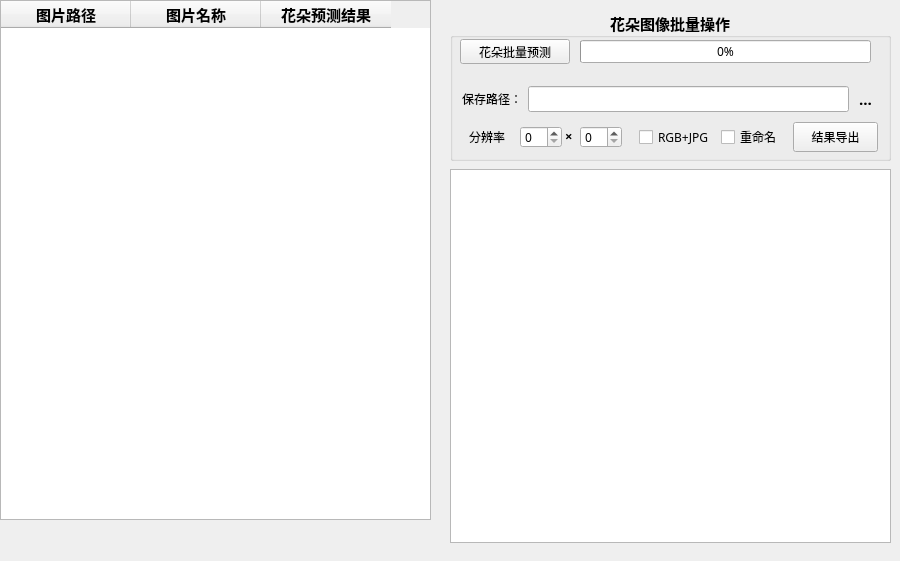
    <widget class="QWidget" name="tab2">
     <attribute name="title">
      <string>批量预测</string>
     </attribute>
     <widget class="QTableWidget" name="tableWidget">
      <property name="geometry">
       <rect>
        <x>0</x>
        <y>0</y>
        <width>431</width>
        <height>520</height>
       </rect>
      </property>
      <property name="contextMenuPolicy">
       <enum>Qt::CustomContextMenu</enum>
      </property>
      <property name="whatsThis">
       <string/>
      </property>
      <property name="editTriggers">
       <set>QAbstractItemView::NoEditTriggers</set>
      </property>
      <property name="alternatingRowColors">
       <bool>true</bool>
      </property>
      <property name="selectionBehavior">
       <enum>QAbstractItemView::SelectRows</enum>
      </property>
      <property name="iconSize">
       <size>
        <width>24</width>
        <height>24</height>
       </size>
      </property>
      <property name="showGrid">
       <bool>true</bool>
      </property>
      <property name="sortingEnabled">
       <bool>true</bool>
      </property>
      <property name="columnCount">
       <number>3</number>
      </property>
      <attribute name="horizontalHeaderMinimumSectionSize">
       <number>30</number>
      </attribute>
      <attribute name="horizontalHeaderDefaultSectionSize">
       <number>130</number>
      </attribute>
      <attribute name="verticalHeaderVisible">
       <bool>true</bool>
      </attribute>
      <attribute name="verticalHeaderDefaultSectionSize">
       <number>30</number>
      </attribute>
      <attribute name="verticalHeaderShowSortIndicator" stdset="0">
       <bool>true</bool>
      </attribute>
      <column>
       <property name="text">
        <string>图片路径</string>
       </property>
       <property name="font">
        <font>
         <family>华文细黑</family>
         <pointsize>11</pointsize>
         <bold>true</bold>
        </font>
       </property>
       <property name="icon">
        <iconset>
         <normaloff>images/文件夹.png</normaloff>images/文件夹.png</iconset>
       </property>
      </column>
      <column>
       <property name="text">
        <string>图片名称</string>
       </property>
       <property name="font">
        <font>
         <family>华文细黑</family>
         <pointsize>11</pointsize>
         <bold>true</bold>
        </font>
       </property>
       <property name="icon">
        <iconset>
         <normaloff>images/图片.png</normaloff>images/图片.png</iconset>
       </property>
      </column>
      <column>
       <property name="text">
        <string>花朵预测结果</string>
       </property>
       <property name="font">
        <font>
         <family>华文细黑</family>
         <pointsize>11</pointsize>
         <bold>true</bold>
        </font>
       </property>
       <property name="icon">
        <iconset>
         <normaloff>images/花朵.png</normaloff>images/花朵.png</iconset>
       </property>
      </column>
     </widget>
     <widget class="QPushButton" name="clearTableButton">
      <property name="geometry">
       <rect>
        <x>403</x>
        <y>519</y>
        <width>30</width>
        <height>30</height>
       </rect>
      </property>
      <property name="sizePolicy">
       <sizepolicy hsizetype="Fixed" vsizetype="Fixed">
        <horstretch>0</horstretch>
        <verstretch>0</verstretch>
       </sizepolicy>
      </property>
      <property name="minimumSize">
       <size>
        <width>30</width>
        <height>30</height>
       </size>
      </property>
      <property name="maximumSize">
       <size>
        <width>30</width>
        <height>30</height>
       </size>
      </property>
      <property name="cursor">
       <cursorShape>PointingHandCursor</cursorShape>
      </property>
      <property name="toolTip">
       <string>一键清空</string>
      </property>
      <property name="text">
       <string/>
      </property>
      <property name="icon">
       <iconset>
        <normaloff>images/删除.png</normaloff>images/删除.png</iconset>
      </property>
      <property name="iconSize">
       <size>
        <width>24</width>
        <height>24</height>
       </size>
      </property>
      <property name="flat">
       <bool>true</bool>
      </property>
     </widget>
     <widget class="QGroupBox" name="groupBox_2">
      <property name="geometry">
       <rect>
        <x>450</x>
        <y>10</y>
        <width>441</width>
        <height>151</height>
       </rect>
      </property>
      <property name="font">
       <font>
        <family>微软雅黑</family>
        <pointsize>11</pointsize>
        <bold>true</bold>
       </font>
      </property>
      <property name="title">
       <string>花朵图像批量操作</string>
      </property>
      <property name="alignment">
       <set>Qt::AlignCenter</set>
      </property>
      <property name="flat">
       <bool>true</bool>
      </property>
      <widget class="QPushButton" name="batchPredictButton">
       <property name="geometry">
        <rect>
         <x>10</x>
         <y>29</y>
         <width>110</width>
         <height>25</height>
        </rect>
       </property>
       <property name="sizePolicy">
        <sizepolicy hsizetype="Fixed" vsizetype="Expanding">
         <horstretch>0</horstretch>
         <verstretch>0</verstretch>
        </sizepolicy>
       </property>
       <property name="minimumSize">
        <size>
         <width>110</width>
         <height>25</height>
        </size>
       </property>
       <property name="maximumSize">
        <size>
         <width>110</width>
         <height>25</height>
        </size>
       </property>
       <property name="font">
        <font>
         <family>微软雅黑</family>
         <pointsize>9</pointsize>
         <bold>false</bold>
        </font>
       </property>
       <property name="cursor">
        <cursorShape>PointingHandCursor</cursorShape>
       </property>
       <property name="text">
        <string>花朵批量预测</string>
       </property>
       <property name="icon">
        <iconset>
         <normaloff>images/Image 图像识别.png</normaloff>images/Image 图像识别.png</iconset>
       </property>
       <property name="iconSize">
        <size>
         <width>24</width>
         <height>24</height>
        </size>
       </property>
       <property name="flat">
        <bool>false</bool>
       </property>
      </widget>
      <widget class="QProgressBar" name="progressBar2">
       <property name="geometry">
        <rect>
         <x>130</x>
         <y>30</y>
         <width>291</width>
         <height>23</height>
        </rect>
       </property>
       <property name="font">
        <font>
         <family>微软雅黑</family>
         <pointsize>9</pointsize>
         <bold>false</bold>
        </font>
       </property>
       <property name="value">
        <number>0</number>
       </property>
      </widget>
      <widget class="QLabel" name="label">
       <property name="geometry">
        <rect>
         <x>12</x>
         <y>81</y>
         <width>60</width>
         <height>16</height>
        </rect>
       </property>
       <property name="font">
        <font>
         <family>微软雅黑</family>
         <pointsize>9</pointsize>
         <bold>false</bold>
        </font>
       </property>
       <property name="text">
        <string>保存路径：</string>
       </property>
      </widget>
      <widget class="QLineEdit" name="savePathLineEdit">
       <property name="geometry">
        <rect>
         <x>78</x>
         <y>76</y>
         <width>321</width>
         <height>26</height>
        </rect>
       </property>
       <property name="font">
        <font>
         <family>微软雅黑</family>
         <pointsize>9</pointsize>
         <bold>false</bold>
        </font>
       </property>
       <property name="toolTip">
        <string>输入保存路径</string>
       </property>
      </widget>
      <widget class="QToolButton" name="getDirectoryButton">
       <property name="geometry">
        <rect>
         <x>400</x>
         <y>74</y>
         <width>31</width>
         <height>30</height>
        </rect>
       </property>
       <property name="cursor">
        <cursorShape>PointingHandCursor</cursorShape>
       </property>
       <property name="toolTip">
        <string>选择保存路径</string>
       </property>
       <property name="text">
        <string>...</string>
       </property>
       <property name="icon">
        <iconset>
         <normaloff>images/文件夹.png</normaloff>images/文件夹.png</iconset>
       </property>
       <property name="iconSize">
        <size>
         <width>24</width>
         <height>24</height>
        </size>
       </property>
       <property name="autoRaise">
        <bool>true</bool>
       </property>
      </widget>
      <widget class="QPushButton" name="batchExportButton">
       <property name="geometry">
        <rect>
         <x>343</x>
         <y>112</y>
         <width>85</width>
         <height>30</height>
        </rect>
       </property>
       <property name="sizePolicy">
        <sizepolicy hsizetype="Fixed" vsizetype="Expanding">
         <horstretch>0</horstretch>
         <verstretch>0</verstretch>
        </sizepolicy>
       </property>
       <property name="minimumSize">
        <size>
         <width>85</width>
         <height>30</height>
        </size>
       </property>
       <property name="maximumSize">
        <size>
         <width>85</width>
         <height>30</height>
        </size>
       </property>
       <property name="font">
        <font>
         <family>微软雅黑</family>
         <pointsize>9</pointsize>
         <bold>false</bold>
        </font>
       </property>
       <property name="cursor">
        <cursorShape>PointingHandCursor</cursorShape>
       </property>
       <property name="toolTip">
        <string>以文件夹方式批量导出</string>
       </property>
       <property name="layoutDirection">
        <enum>Qt::LeftToRight</enum>
       </property>
       <property name="autoFillBackground">
        <bool>false</bool>
       </property>
       <property name="text">
        <string>结果导出</string>
       </property>
       <property name="icon">
        <iconset>
         <normaloff>images/批量导出.png</normaloff>images/批量导出.png</iconset>
       </property>
       <property name="iconSize">
        <size>
         <width>24</width>
         <height>24</height>
        </size>
       </property>
       <property name="flat">
        <bool>false</bool>
       </property>
      </widget>
      <widget class="QCheckBox" name="convertModeCheckBox">
       <property name="geometry">
        <rect>
         <x>189</x>
         <y>117</y>
         <width>81</width>
         <height>20</height>
        </rect>
       </property>
       <property name="font">
        <font>
         <family>微软雅黑</family>
         <pointsize>9</pointsize>
         <bold>false</bold>
        </font>
       </property>
       <property name="toolTip">
        <string>&lt;html&gt;&lt;head/&gt;&lt;body&gt;&lt;p&gt;将图片转换为&lt;span style=&quot; font-weight:700; color:#ff0000;&quot;&gt;R&lt;/span&gt;&lt;span style=&quot; font-weight:700; color:#00ff00;&quot;&gt;G&lt;/span&gt;&lt;span style=&quot; font-weight:700; color:#0000ff;&quot;&gt;B&lt;/span&gt;&lt;span style=&quot; color:#000000;&quot;&gt;色彩模式并以JPG格式保存&lt;/span&gt;&lt;/p&gt;&lt;/body&gt;&lt;/html&gt;</string>
       </property>
       <property name="text">
        <string>RGB+JPG</string>
       </property>
      </widget>
      <widget class="QCheckBox" name="batchRenameCheckBox">
       <property name="geometry">
        <rect>
         <x>271</x>
         <y>117</y>
         <width>61</width>
         <height>20</height>
        </rect>
       </property>
       <property name="font">
        <font>
         <family>微软雅黑</family>
         <pointsize>9</pointsize>
         <bold>false</bold>
        </font>
       </property>
       <property name="toolTip">
        <string>以预测的分类结果命名：sunflower.jpg</string>
       </property>
       <property name="text">
        <string>重命名</string>
       </property>
      </widget>
      <widget class="QSpinBox" name="spinBox_width_2">
       <property name="geometry">
        <rect>
         <x>70</x>
         <y>116</y>
         <width>42</width>
         <height>22</height>
        </rect>
       </property>
       <property name="font">
        <font>
         <family>微软雅黑</family>
         <pointsize>9</pointsize>
         <bold>false</bold>
        </font>
       </property>
       <property name="acceptDrops">
        <bool>true</bool>
       </property>
       <property name="maximum">
        <number>1000</number>
       </property>
      </widget>
      <widget class="QLabel" name="label_res_2">
       <property name="geometry">
        <rect>
         <x>19</x>
         <y>119</y>
         <width>41</width>
         <height>16</height>
        </rect>
       </property>
       <property name="font">
        <font>
         <family>微软雅黑</family>
         <pointsize>9</pointsize>
         <bold>false</bold>
        </font>
       </property>
       <property name="text">
        <string>分辨率：</string>
       </property>
      </widget>
      <widget class="QLabel" name="label_9">
       <property name="geometry">
        <rect>
         <x>115</x>
         <y>118</y>
         <width>16</width>
         <height>16</height>
        </rect>
       </property>
       <property name="font">
        <font>
         <family>微软雅黑</family>
         <pointsize>10</pointsize>
         <bold>true</bold>
        </font>
       </property>
       <property name="text">
        <string>×</string>
       </property>
      </widget>
      <widget class="QSpinBox" name="spinBox_height_2">
       <property name="geometry">
        <rect>
         <x>130</x>
         <y>116</y>
         <width>42</width>
         <height>22</height>
        </rect>
       </property>
       <property name="font">
        <font>
         <family>微软雅黑</family>
         <pointsize>9</pointsize>
         <bold>false</bold>
        </font>
       </property>
       <property name="acceptDrops">
        <bool>true</bool>
       </property>
       <property name="maximum">
        <number>1000</number>
       </property>
      </widget>
     </widget>
     <widget class="QLabel" name="batchImportLabel">
      <property name="geometry">
       <rect>
        <x>9</x>
        <y>531</y>
        <width>351</width>
        <height>21</height>
       </rect>
      </property>
      <property name="font">
       <font>
        <family>华文细黑</family>
        <pointsize>11</pointsize>
        <bold>false</bold>
       </font>
      </property>
      <property name="text">
       <string/>
      </property>
     </widget>
     <widget class="QPushButton" name="batchChooseButton">
      <property name="geometry">
       <rect>
        <x>370</x>
        <y>519</y>
        <width>30</width>
        <height>30</height>
       </rect>
      </property>
      <property name="sizePolicy">
       <sizepolicy hsizetype="Fixed" vsizetype="Fixed">
        <horstretch>0</horstretch>
        <verstretch>0</verstretch>
       </sizepolicy>
      </property>
      <property name="minimumSize">
       <size>
        <width>30</width>
        <height>30</height>
       </size>
      </property>
      <property name="maximumSize">
       <size>
        <width>30</width>
        <height>30</height>
       </size>
      </property>
      <property name="cursor">
       <cursorShape>PointingHandCursor</cursorShape>
      </property>
      <property name="toolTip">
       <string>批量导入</string>
      </property>
      <property name="text">
       <string/>
      </property>
      <property name="icon">
       <iconset>
        <normaloff>images/导入.png</normaloff>images/导入.png</iconset>
      </property>
      <property name="iconSize">
       <size>
        <width>24</width>
        <height>24</height>
       </size>
      </property>
      <property name="flat">
       <bool>true</bool>
      </property>
     </widget>
     <widget class="QTextEdit" name="statisticsTextEdit">
      <property name="geometry">
       <rect>
        <x>450</x>
        <y>169</y>
        <width>441</width>
        <height>374</height>
       </rect>
      </property>
      <property name="font">
       <font>
        <family>微软雅黑</family>
        <pointsize>10</pointsize>
        <bold>false</bold>
       </font>
      </property>
      <property name="contextMenuPolicy">
       <enum>Qt::CustomContextMenu</enum>
      </property>
      <property name="toolTip">
       <string>预测信息展示</string>
      </property>
      <property name="readOnly">
       <bool>true</bool>
      </property>
     </widget>
     <widget class="QPushButton" name="statisticsButton">
      <property name="geometry">
       <rect>
        <x>838</x>
        <y>511</y>
        <width>30</width>
        <height>30</height>
       </rect>
      </property>
      <property name="sizePolicy">
       <sizepolicy hsizetype="Fixed" vsizetype="Fixed">
        <horstretch>0</horstretch>
        <verstretch>0</verstretch>
       </sizepolicy>
      </property>
      <property name="minimumSize">
       <size>
        <width>30</width>
        <height>30</height>
       </size>
      </property>
      <property name="maximumSize">
       <size>
        <width>30</width>
        <height>30</height>
       </size>
      </property>
      <property name="cursor">
       <cursorShape>PointingHandCursor</cursorShape>
      </property>
      <property name="toolTip">
       <string>柱状堆叠图统计信息</string>
      </property>
      <property name="icon">
       <iconset>
        <normaloff>images/堆叠柱状图.png</normaloff>images/堆叠柱状图.png</iconset>
      </property>
      <property name="iconSize">
       <size>
        <width>24</width>
        <height>24</height>
       </size>
      </property>
      <property name="flat">
       <bool>true</bool>
      </property>
     </widget>
     <zorder>groupBox_2</zorder>
     <zorder>tableWidget</zorder>
     <zorder>clearTableButton</zorder>
     <zorder>batchImportLabel</zorder>
     <zorder>batchChooseButton</zorder>
     <zorder>statisticsTextEdit</zorder>
     <zorder>statisticsButton</zorder>
    </widget>
